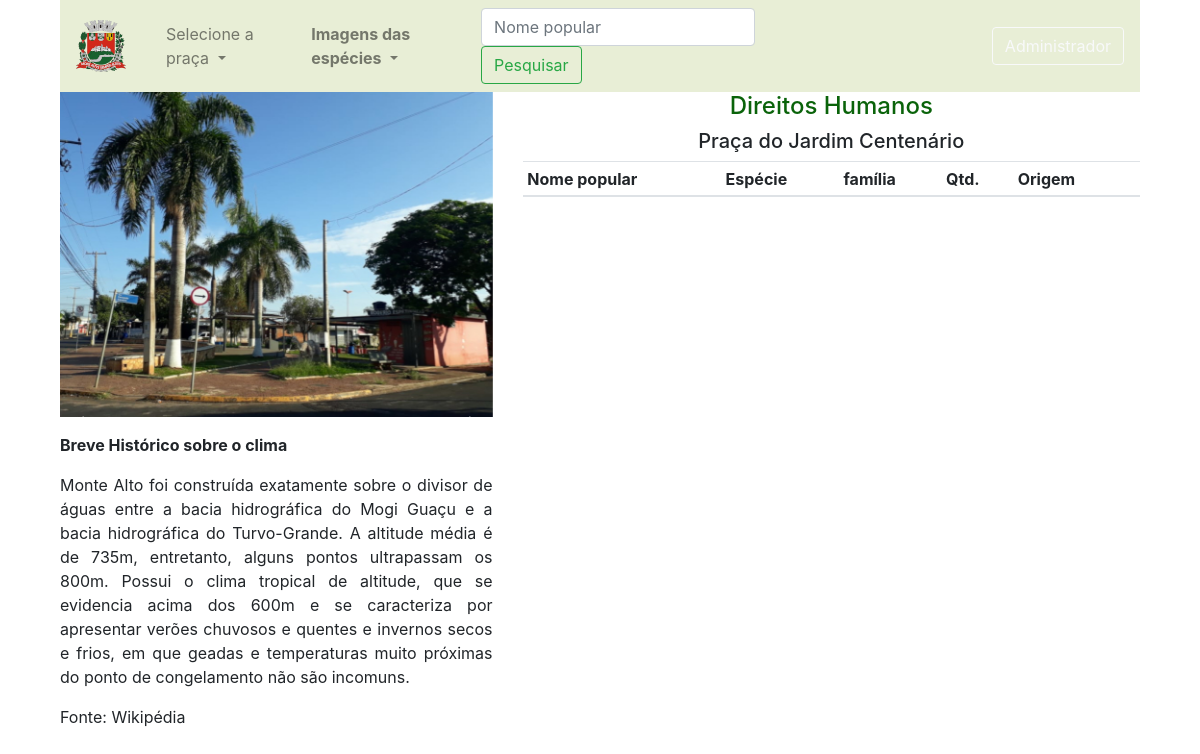
Before: /praca/14 (signed in) with the older database file.
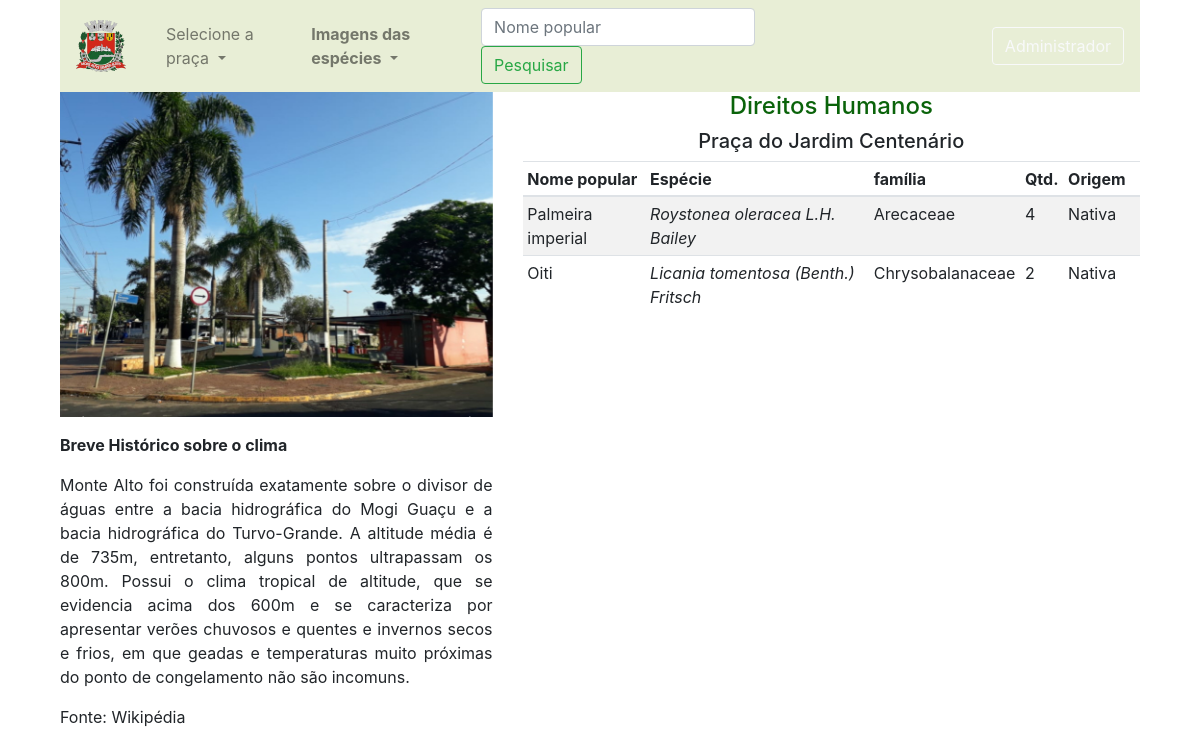
After: the same page with the newer database file.
### app_arbo/trees/models.py (models this page shows, shortened)
class Praca(db.Model):
    id=db.Column(db.Integer,primary_key=True)
    name=db.Column(db.String(30),nullable=False,unique=True)
    end=db.Column(db.String(100),nullable=False,unique=False)
    desc=db.Column(db.String(500),nullable=False,unique=False)
    image_1=db.Column(db.String(30),nullable=False,unique=True)
    image_2=db.Column(db.String(30),nullable=False,unique=True)
    image_3=db.Column(db.String(30),nullable=False,unique=True)

class Addarvore(db.Model):
    id = db.Column(db.Integer, primary_key=True)
    qtd = db.Column(db.Integer, nullable=False)
    origem = db.Column(db.String(80), nullable=False)
    praca_id = db.Column(db.Integer, db.ForeignKey('praca.id'),nullable=False)
    praca = db.relationship('Praca', backref=db.backref('pracas', lazy=True))
    arvore_id = db.Column(db.Integer, db.ForeignKey('arvore.id'),nullable=False)
    arvore = db.relationship('Arvore', backref=db.backref('arvores', lazy=True))
    familia_id = db.Column(db.Integer, db.ForeignKey('familia.id'),nullable=False)
    familia = db.relationship('Familia', backref=db.backref('familias', lazy=True))

class Arvore (db.Model):
    id=db.Column(db.Integer,primary_key=True)
    name=db.Column(db.String(30),nullable=False,unique=True)
    especie=db.Column(db.String(100),nullable=False,unique=True)

class Familia(db.Model):
    id=db.Column(db.Integer,primary_key=True)
    name=db.Column(db.String(30),nullable=False,unique=True)

### app_arbo/trees/rotas.py (the view)
@app.route('/praca/<int:id>')
def get_praca(id):
    pracas = Praca.query.all()
    get_npraca = Praca.query.filter_by(id=id)
    get_image = Praca.query.filter_by(id=id)
    get_praca = Addarvore.query.filter_by(praca_id=id)
    return render_template('/trees/praca.html', pracas=pracas, get_praca=get_praca, get_npraca=get_npraca, get_image=get_image, title='Praças de Monte Alto - SP')

### app_arbo/templates/trees/praca.html (shortened to what this page needs)
{% extends 'layouts2.html' %}
{% block content %}
<div class="container">
    <div class="col-sm">
<nav class="navbar navbar-expand-lg navbar-light" style="background-color: #e8eed6">
  <a class="navbar-brand" href="/"><img class="navbar-brand" src="{{url_for('static', filename='images/brasao.png')}}"></a>
    <div class="collapse navbar-collapse" id="navbarSupportedContent">
      <ul class="navbar-nav mr-auto">
        <li class="nav-item dropdown">
          <a class="nav-link dropdown-toggle" href="#" id="navbarDropdown" role="button" data-toggle="dropdown" aria-haspopup="true" aria-expanded="false">
            Selecione a praça
          </a>
        </li>
        </ul>
        <ul class="navbar-nav mr-auto">
          <li class="nav-item dropdown">
            <a class="nav-link dropdown-toggle" href="#" id="navbarDropdown" role="button" data-toggle="dropdown" aria-haspopup="true" aria-expanded="false">
              <strong>Imagens das espécies</strong>
            </a>
            </li>
          </ul>
          <form class="form-inline my-2 my-lg-0" method="POST">
          <input class="form-control mr-sm-2" type="search" placeholder="Nome popular" autofocus="autofocus" name="search_string">
          <input class="btn btn-outline-success my-2 my-sm-0" type="submit" formaction="/search" value="Pesquisar">
        </form>
      <a href="{{url_for('admin')}}" class="btn btn-outline-light" style="margin-top: 0px; margin-left: 180px;">Administrador</a>
    </div>
  </nav>
</div>
<div class="container">
  {% for im in get_image %}
    <div class="row">
    <div class="col-md-5">
          <div id="carouselExampleIndicators" class="carousel slide" data-ride="carousel">
         <div class="carousel-inner">
          <div class="carousel-item active">
            <img class="d-block w-100" src="{{url_for('static', filename='images/'+ im.image_1)}}" alt="First slide">
          </div>
        </div>
        </div>
            <a class="carousel-control-prev" href="#carouselExampleIndicators" role="button" data-slide="prev">
          <span class="carousel-control-prev-icon" aria-hidden="true"></span>
            </a>
            <a class="carousel-control-next" href="#carouselExampleIndicators" role="button" data-slide="next">
          <span class="carousel-control-next-icon" aria-hidden="true"></span>
        </a>
        <div style="overflow:auto;">
        {% endfor %}
        {% for p in get_npraca %}
        <p>                                                                              <p style="text-align: justify;"><strong> Breve Histórico sobre o clima</strong><p style="text-align: justify;">Monte Alto foi construída exatamente sobre o divisor de águas entre a bacia hidrográfica do Mogi Guaçu e a bacia hidrográfica do Turvo-Grande. A altitude média é de 735m, entretanto, alguns pontos ultrapassam os 800m. Possui o clima tropical de altitude, que se evidencia acima dos 600m e se caracteriza por apresentar verões chuvosos e quentes e invernos secos e frios, em que geadas e temperaturas muito próximas do ponto de congelamento não são incomuns. </p>
        <p>Fonte: Wikipédia</p>
                                                                                                                                                                     </p>
  </div>
  </div>
    <div class="col-md-7">
          <h4 class="text-center"> {{p.name}}</h4>
          <h5 class="text-center"> {{p.end}}</h5>
          {% endfor %}
            <div class="col-md-14" >
              <table class="table table-sm table-striped">
                <thead>
                    <th>Nome popular</th>
                    <th>Espécie</th>
                    <th>família</th>
                    <th>Qtd.</th>
                    <th>Origem</th>
                    <th></th>
                 </thead>
                <tbody>
                    {% for arvore in get_praca %}
                    <tr>
                        <td>{{arvore.arvore.name}}</td>
                        <td><em>{{arvore.arvore.especie}}</em></a></td>
                        <td>{{arvore.familia.name}}</td>
                        <td>{{arvore.qtd}}</td>
                        <td>{{arvore.origem}}</td>
                        <td></td>
                    </div>
                </div>
                    {% endfor %}
      </div>
                </div>
        </div>
    </div>
      </div>
{% endblock content %}

### app_arbo/templates/layouts2.html (shortened to what this page needs)
<!doctype html>
<html lang="pt-br">
  <head>
    <link rel="stylesheet" href="{{url_for('static', filename='css/bootstrap.min.css')}}">
  </head>
  <body>
{% block content %}
{% endblock content %}
  </body>
</html>

### app_arbo/templates/trees/praca.html (style rules this page uses)
h4 { color: #0a630a }
a:link, a:visited, a:active a:hover { text-decoration: none; }

Changed rows visible on the page:
added Addarvore: arvore.name "Palmeira imperial", arvore.especie "Roystonea oleracea L.H. Bailey", familia.name "Arecaceae", qtd "4", origem "Nativa"
added Addarvore: arvore.name "Oiti", arvore.especie "Licania tomentosa (Benth.) Fritsch", familia.name "Chrysobalanaceae", qtd "2", origem "Nativa"
